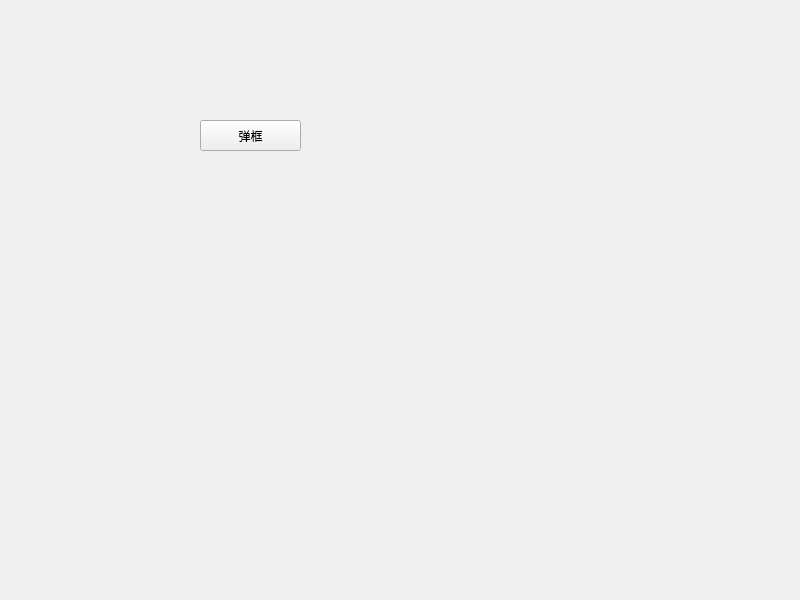
<?xml version="1.0" encoding="UTF-8"?>
<ui version="4.0">
 <class>Widget</class>
 <widget class="QWidget" name="Widget">
  <property name="geometry">
   <rect>
    <x>0</x>
    <y>0</y>
    <width>800</width>
    <height>600</height>
   </rect>
  </property>
  <property name="windowTitle">
   <string>Widget</string>
  </property>
  <widget class="QPushButton" name="showDialogButton">
   <property name="geometry">
    <rect>
     <x>200</x>
     <y>120</y>
     <width>101</width>
     <height>31</height>
    </rect>
   </property>
   <property name="text">
    <string>弹框</string>
   </property>
  </widget>
 </widget>
 <resources/>
 <connections/>
</ui>
